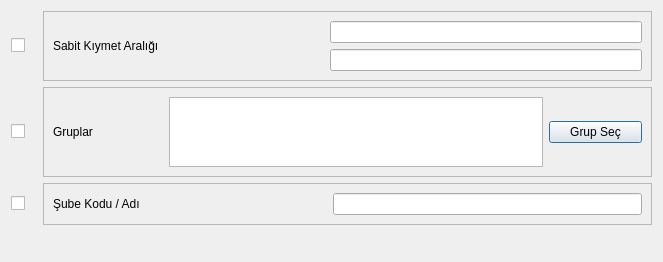
<?xml version="1.0" encoding="UTF-8"?>
<ui version="4.0">
 <class>DMR_DEMIRBAS_LISTESI_BATCH</class>
 <widget class="QDialog" name="DMR_DEMIRBAS_LISTESI_BATCH">
  <property name="geometry">
   <rect>
    <x>0</x>
    <y>0</y>
    <width>663</width>
    <height>255</height>
   </rect>
  </property>
  <property name="sizePolicy">
   <sizepolicy hsizetype="Expanding" vsizetype="Expanding">
    <horstretch>0</horstretch>
    <verstretch>0</verstretch>
   </sizepolicy>
  </property>
  <property name="windowTitle">
   <string>Demirbaş Listesi</string>
  </property>
  <layout class="QGridLayout" name="gridLayout_4" columnstretch="10,10,5">
   <item row="0" column="0">
    <widget class="QCheckBox" name="checkBox_sabit_kiymet_araligi">
     <property name="sizePolicy">
      <sizepolicy hsizetype="Fixed" vsizetype="Fixed">
       <horstretch>0</horstretch>
       <verstretch>0</verstretch>
      </sizepolicy>
     </property>
     <property name="minimumSize">
      <size>
       <width>26</width>
       <height>0</height>
      </size>
     </property>
     <property name="text">
      <string/>
     </property>
    </widget>
   </item>
   <item row="0" column="1" colspan="2">
    <widget class="QFrame" name="frame_sabit_kiymetler">
     <property name="sizePolicy">
      <sizepolicy hsizetype="Expanding" vsizetype="Fixed">
       <horstretch>0</horstretch>
       <verstretch>0</verstretch>
      </sizepolicy>
     </property>
     <property name="frameShape">
      <enum>QFrame::StyledPanel</enum>
     </property>
     <property name="frameShadow">
      <enum>QFrame::Raised</enum>
     </property>
     <layout class="QGridLayout" name="gridLayout" columnstretch="1,10,20">
      <item row="0" column="0" rowspan="2">
       <widget class="QLabel" name="label">
        <property name="text">
         <string>Sabit Kıymet Aralığı </string>
        </property>
       </widget>
      </item>
      <item row="0" column="1">
       <widget class="QSearchEdit" name="searchEdit_bas_dmr_kodu">
        <property name="whatsThis">
         <string>Arama widget. </string>
        </property>
        <property name="QSearchEdit" stdset="0">
         <rect>
          <x>0</x>
          <y>0</y>
          <width>100</width>
          <height>100</height>
         </rect>
        </property>
       </widget>
      </item>
      <item row="0" column="2">
       <widget class="QLineEdit" name="lineEdit_bas_dmr_ismi">
        <property name="readOnly">
         <bool>true</bool>
        </property>
       </widget>
      </item>
      <item row="1" column="1">
       <widget class="QSearchEdit" name="searchEdit_bts_dmr_kodu">
        <property name="whatsThis">
         <string>Arama widget. </string>
        </property>
        <property name="QSearchEdit" stdset="0">
         <rect>
          <x>0</x>
          <y>0</y>
          <width>100</width>
          <height>100</height>
         </rect>
        </property>
       </widget>
      </item>
      <item row="1" column="2">
       <widget class="QLineEdit" name="lineEdit_bts_dmr_ismi">
        <property name="readOnly">
         <bool>true</bool>
        </property>
       </widget>
      </item>
     </layout>
    </widget>
   </item>
   <item row="1" column="0">
    <widget class="QCheckBox" name="checkBox_gruplar">
     <property name="sizePolicy">
      <sizepolicy hsizetype="Fixed" vsizetype="Fixed">
       <horstretch>0</horstretch>
       <verstretch>0</verstretch>
      </sizepolicy>
     </property>
     <property name="minimumSize">
      <size>
       <width>26</width>
       <height>0</height>
      </size>
     </property>
     <property name="text">
      <string/>
     </property>
    </widget>
   </item>
   <item row="1" column="1" colspan="2">
    <widget class="QFrame" name="frame_gruplar">
     <property name="sizePolicy">
      <sizepolicy hsizetype="Expanding" vsizetype="Fixed">
       <horstretch>0</horstretch>
       <verstretch>0</verstretch>
      </sizepolicy>
     </property>
     <property name="frameShape">
      <enum>QFrame::StyledPanel</enum>
     </property>
     <property name="frameShadow">
      <enum>QFrame::Raised</enum>
     </property>
     <layout class="QGridLayout" name="gridLayout_2" columnstretch="1,20,5">
      <item row="0" column="0">
       <widget class="QLabel" name="label_4">
        <property name="sizePolicy">
         <sizepolicy hsizetype="Expanding" vsizetype="Fixed">
          <horstretch>0</horstretch>
          <verstretch>0</verstretch>
         </sizepolicy>
        </property>
        <property name="text">
         <string>Gruplar                     </string>
        </property>
       </widget>
      </item>
      <item row="0" column="1">
       <widget class="QTextEdit" name="textEdit_gruplar">
        <property name="maximumSize">
         <size>
          <width>16777215</width>
          <height>70</height>
         </size>
        </property>
        <property name="readOnly">
         <bool>true</bool>
        </property>
       </widget>
      </item>
      <item row="0" column="2">
       <widget class="QPushButton" name="pushButton_grup_sec">
        <property name="text">
         <string>Grup Seç</string>
        </property>
        <property name="icon">
         <iconset resource="../e9_icons.qrc">
          <normaloff>:/e9_icons/E9_ICONS/e9_grup.png</normaloff>:/e9_icons/E9_ICONS/e9_grup.png</iconset>
        </property>
       </widget>
      </item>
     </layout>
    </widget>
   </item>
   <item row="2" column="0">
    <widget class="QCheckBox" name="checkBox_sube">
     <property name="sizePolicy">
      <sizepolicy hsizetype="Fixed" vsizetype="Fixed">
       <horstretch>0</horstretch>
       <verstretch>0</verstretch>
      </sizepolicy>
     </property>
     <property name="minimumSize">
      <size>
       <width>26</width>
       <height>0</height>
      </size>
     </property>
     <property name="text">
      <string/>
     </property>
    </widget>
   </item>
   <item row="2" column="1" colspan="2">
    <widget class="QFrame" name="frame_sube">
     <property name="sizePolicy">
      <sizepolicy hsizetype="Expanding" vsizetype="Fixed">
       <horstretch>0</horstretch>
       <verstretch>0</verstretch>
      </sizepolicy>
     </property>
     <property name="frameShape">
      <enum>QFrame::StyledPanel</enum>
     </property>
     <property name="frameShadow">
      <enum>QFrame::Raised</enum>
     </property>
     <layout class="QGridLayout" name="gridLayout_3" columnstretch="1,10,20">
      <item row="0" column="0">
       <widget class="QLabel" name="label_5">
        <property name="text">
         <string>Şube Kodu / Adı        </string>
        </property>
       </widget>
      </item>
      <item row="0" column="1">
       <widget class="QSearchEdit" name="searchEdit_sube_kodu">
        <property name="whatsThis">
         <string>Arama widget. </string>
        </property>
        <property name="QSearchEdit" stdset="0">
         <rect>
          <x>0</x>
          <y>0</y>
          <width>100</width>
          <height>100</height>
         </rect>
        </property>
       </widget>
      </item>
      <item row="0" column="2">
       <widget class="QLineEdit" name="lineEdit_sube_ismi">
        <property name="readOnly">
         <bool>true</bool>
        </property>
       </widget>
      </item>
     </layout>
    </widget>
   </item>
   <item row="3" column="0" colspan="2">
    <spacer name="horizontalSpacer">
     <property name="orientation">
      <enum>Qt::Horizontal</enum>
     </property>
     <property name="sizeHint" stdset="0">
      <size>
       <width>297</width>
       <height>20</height>
      </size>
     </property>
    </spacer>
   </item>
   <item row="3" column="2">
    <widget class="QWidget" name="widget_batch_buttons" native="true">
     <property name="sizePolicy">
      <sizepolicy hsizetype="Expanding" vsizetype="Fixed">
       <horstretch>0</horstretch>
       <verstretch>0</verstretch>
      </sizepolicy>
     </property>
    </widget>
   </item>
  </layout>
 </widget>
 <customwidgets>
  <customwidget>
   <class>QSearchEdit</class>
   <extends>QWidget</extends>
   <header>QSearchEdit.h</header>
  </customwidget>
 </customwidgets>
 <tabstops>
  <tabstop>checkBox_sabit_kiymet_araligi</tabstop>
  <tabstop>searchEdit_bas_dmr_kodu</tabstop>
  <tabstop>lineEdit_bas_dmr_ismi</tabstop>
  <tabstop>searchEdit_bts_dmr_kodu</tabstop>
  <tabstop>lineEdit_bts_dmr_ismi</tabstop>
  <tabstop>checkBox_gruplar</tabstop>
  <tabstop>textEdit_gruplar</tabstop>
  <tabstop>pushButton_grup_sec</tabstop>
  <tabstop>checkBox_sube</tabstop>
  <tabstop>searchEdit_sube_kodu</tabstop>
  <tabstop>lineEdit_sube_ismi</tabstop>
 </tabstops>
 <resources>
  <include location="../e9_icons.qrc"/>
 </resources>
 <connections/>
</ui>
